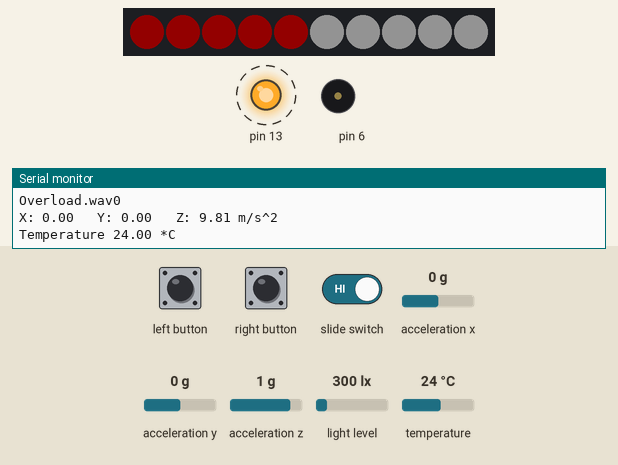
This sketch was run on a simulated Arduino Uno, built with avr-gcc and run on an emulated ATmega328P. On the bench: 10 RGB LEDs in strip order, left to right, output pins drawn as LEDs (lit = HIGH), buzzer (waves = sounding), the last lines printed to the serial monitor. Dashed ring = blinking. Inputs (shaded band) come from the test bench; at power-on: acceleration x 0 g, acceleration y 0 g, acceleration z 1 g, light level 300 lx, temperature 24 °C. Dim RGB values are drawn brighter than linear.

Above: at 1.24 s.
1.6 s: slide switch set LOW
At 2.03 s:
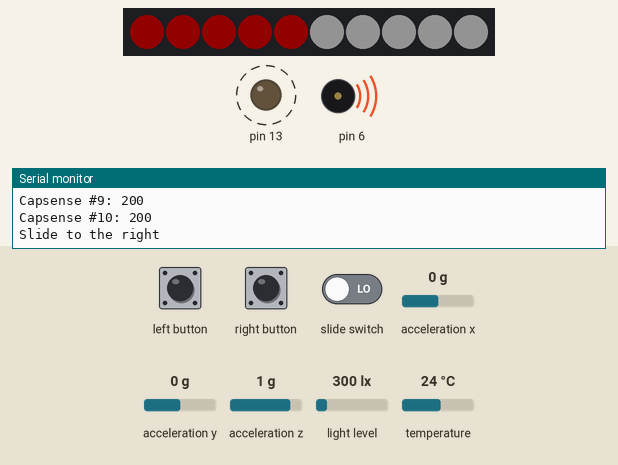
4.2 s: acceleration x set to -1.4 g
7.2 s: left button pressed for 0.5 s
9.2 s: right button pressed for 0.5 s
11.2 s: slide switch set HIGH
At 11.67 s:
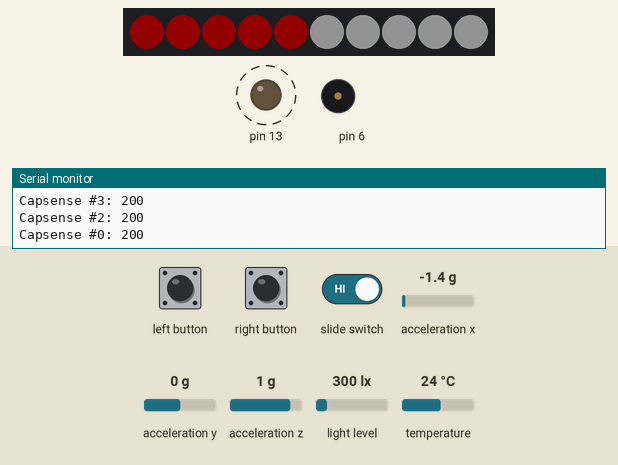
12.7 s: acceleration y set to -1.4 g
Timing chart, 0 to 16.7 s (numbered marks = the images above; inputs shaded):
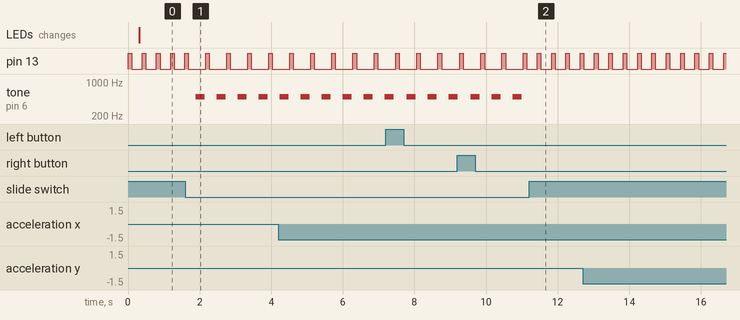

The sketch:

pokeballAmiedd.ino
```cpp
//amiedd
//www.amiedd.com
//8/18/16
//pokeball 3D Print Wearable hat

#include <Adafruit_CircuitPlayground.h>
#include <Wire.h>
#include <SPI.h>

// we light one pixel at a time, this is our counter
uint8_t pixeln = 0;

void setup() {
  //while (!Serial);
  Serial.begin(9600);
  Serial.println("Circuit Playground test!");

  CircuitPlayground.begin();
}


void loop() {
  // test Red #13 LED
  CircuitPlayground.redLED(HIGH);
  delay(100);
  CircuitPlayground.redLED(LOW);
  delay(100);

  /************* TEST CAPTOUCH */
  Serial.print("Capsense #3: "); Serial.println(CircuitPlayground.readCap(3));
  Serial.print("Capsense #2: "); Serial.println(CircuitPlayground.readCap(2));
  Serial.print("Capsense #0: "); Serial.println(CircuitPlayground.readCap(0));
  Serial.print("Capsense #1: "); Serial.println(CircuitPlayground.readCap(1));
  Serial.print("Capsense #12: "); Serial.println(CircuitPlayground.readCap(12));
  Serial.print("Capsense #6: "); Serial.println(CircuitPlayground.readCap(6));
  Serial.print("Capsense #9: "); Serial.println(CircuitPlayground.readCap(9));
  Serial.print("Capsense #10: "); Serial.println(CircuitPlayground.readCap(10));

  /************* TEST SLIDE SWITCH */
  if (CircuitPlayground.slideSwitch()) {
    Serial.println("Slide to the left");
  } else {
    Serial.println("Slide to the right");
    CircuitPlayground.playTone(500 + pixeln * 500, 250);
  }

  /************* TEST 10 NEOPIXELS */
 CircuitPlayground.setPixelColor(0, 240, 0, 0);
 CircuitPlayground.setPixelColor(1,240,0,0);
 CircuitPlayground.setPixelColor(2,240,0,0);
 CircuitPlayground.setPixelColor(3,240,0,0);
 CircuitPlayground.setPixelColor(4,240,0,0);
//
 CircuitPlayground.setPixelColor(5,240,240,240);
 CircuitPlayground.setPixelColor(6,240,240,240);
 CircuitPlayground.setPixelColor(7,240,240,240);
 CircuitPlayground.setPixelColor(8,240,240,240);
 CircuitPlayground.setPixelColor(9,240,240,240);

//  CircuitPlayground.setPixelColor(pixeln++, CircuitPlayground.colorWheel(25 * pixeln));
  if (pixeln == 11) {
   pixeln = 0;
   CircuitPlayground.clearPixels();
  }


  /************* TEST BOTH BUTTONS */
  if (CircuitPlayground.leftButton()) {
    Serial.println("Left button pressed!");
  }
  if (CircuitPlayground.rightButton()) {
    Serial.println("Right button pressed!");
  }

  /************* TEST LIGHT SENSOR */
  Serial.print("Light sensor: ");
  Serial.println(CircuitPlayground.lightSensor());

  /************* TEST SOUND SENSOR */
  Serial.print("Overload.wav");
  Serial.println(CircuitPlayground.soundSensor());

  /************* TEST ACCEL */
  // Display the results (acceleration is measured in m/s*s)
  Serial.print("X: "); Serial.print(CircuitPlayground.motionX());
  Serial.print(" \tY: "); Serial.print(CircuitPlayground.motionY());
  Serial.print(" \tZ: "); Serial.print(CircuitPlayground.motionZ());
  Serial.println(" m/s^2");

  /************* TEST THERMISTOR */
  Serial.print("Temperature ");
  Serial.print(CircuitPlayground.temperature());
  Serial.println(" *C");
}
```

Measured:
- after the input at 1.6 s, pin 13: alternates HIGH for 0.10 s and LOW for 0.49 s, starting after 0.57 s; tone on pin 6: alternates 500 Hz for 0.25 s and silent for 0.34 s, starting after 0.29 s
- after the input at 11.2 s, pin 13: alternates HIGH for 0.10 s and LOW for 0.30 s, starting after 0.23 s; tone on pin 6: stops changing and stays silent
- by itself, pin 13: alternates HIGH for 0.10 s and LOW for 0.30 s
